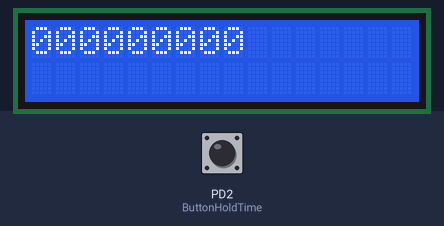
Bench run of a program on a simulated ATmega328P, built with avr-gcc and emulated at 16 MHz. On the bench: 16×2 character LCD. Wiring (inferred from the names in the program): character LCD (HD44780): RS PB4; E PB3; data PD6, PD5, PD4, PD3. The inputs (shaded band) are chosen by the test bench; at power-on: PD2 (ButtonHoldTime) HIGH.

Above: at 1.2 s.
1.3 s: PD2 (ButtonHoldTime) pulled LOW for 0.15 s
At 2.6 s:
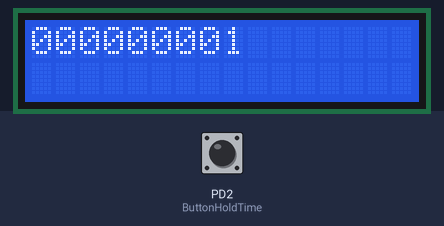
2.9 s: PD2 (ButtonHoldTime) pulled LOW for 1 s
At 5.1 s:
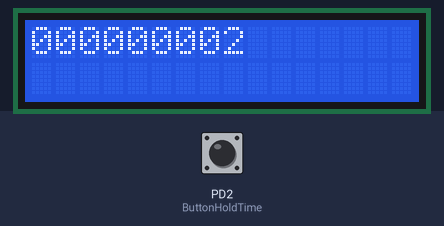
5.4 s: PD2 (ButtonHoldTime) pulled LOW for 0.15 s
At 5.8 s:
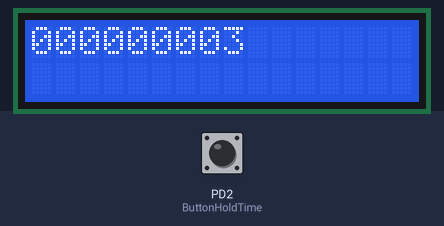
7.0 s: PD2 (ButtonHoldTime) pulled LOW for 1 s
At 8.3 s:
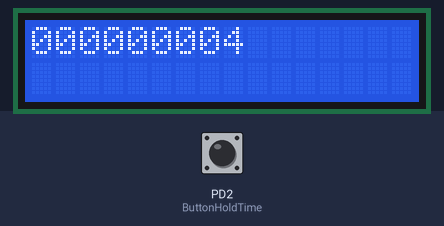
Timing chart, 0 to 10.0 s (numbered marks = the images above; inputs shaded):
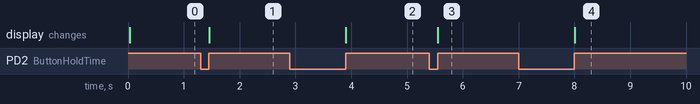

The program:

main.c
```c
/*
 * 9digit on led screen.c
 *
 * Created: 21-06-2026 19:42:29
 * Author : ADMIN
 */
#define F_CPU 16000000UL
#include <avr/io.h>
#include <util/delay.h>
#include <stdlib.h>
#include <stdio.h>
#include "lcd.h"

uint32_t count = 0;
uint16_t  ButtonHoldTime()
{
	uint16_t t = 0 ;
	while(!(PIND & (1 << PD2)))
	{
		_delay_ms(10);
		t += 10;
	}
	return t;
}
void LCD_DisplayNumber(uint32_t num)
{
	char str[12];
	sprintf(str,"%09lu", num);

	lcd_clear();
lcd_print(str);
}


int main(void)
{
   DDRD &=~(1 << PD2);
   PORTD |= (1 << PD2);

   lcd_init ();
   LCD_DisplayNumber(count);

       while (1)
    {
		 if(!(PIND & (1<<PD2)))
		 {
			 uint16_t hold = ButtonHoldTime();

			 if(hold >= 2000)
			 count = 0;
			 else
			 count++;

			 LCD_DisplayNumber(count);
		 }
    }
}
```

lcd.c
```c
/*
 * lcd.c
 *
 * Created: 23-06-2026 17:04:24
 *  Author: ADMIN
 */
#include "lcd.h"
#define F_CPU 16000000UL

//enable pulse
static void lcd_enable_pulse(void)
{
	LCD_EN_PORT |=  (1 << LCD_EN_PIN);                 // enable pin =1
	_delay_us(1);                                      // these delay values come from data sheet
	LCD_EN_PORT &= ~(1 << LCD_EN_PIN);                 // enable pin =0
	_delay_us(50); 									   // allow LCD to latch
}

// this function sends a nibble to the data pins (b3..b0 -> D7..D4)
static void lcd_send_nibble(uint8_t nib)
{
	// Clear PD2..PD5 by our pin mapping
	LCD_D_PORT &= ~((1<<LCD_D7_PIN)|(1<<LCD_D6_PIN)|(1<<LCD_D5_PIN)|(1<<LCD_D4_PIN));  // Making all data pins 0 initially

	// now set the pins according to the data/command - value higher nibble - 0001 lower nibble -  0011
	if (nib & 0x8) LCD_D_PORT |= (1<<LCD_D7_PIN); // nib & 1000 ->
	if (nib & 0x4) LCD_D_PORT |= (1<<LCD_D6_PIN); // nib & 0100
	if (nib & 0x2) LCD_D_PORT |= (1<<LCD_D5_PIN); // nib & 0010
	if (nib & 0x1) LCD_D_PORT |= (1<<LCD_D4_PIN); // nib & 0001
	// once the pins are configured we'll call the enable fucntion
	lcd_enable_pulse();
}

// this function allows us to send a byte
static void lcd_send_byte(uint8_t value, uint8_t rs)  	  // here we receive data and rs value
{
	// checking if it is data or command based on the RS value and making it high and low accrodingly
	if (rs == 1)
	{
		LCD_RS_PORT |=  (1<<LCD_RS_PIN);  		 // It's a Data. SO RS pin =1
	}
	else
	{
		LCD_RS_PORT &= ~(1<<LCD_RS_PIN); 			 // it's a Command. So RS pin = 0
	}
	lcd_send_nibble(value >> 4);                   // sending upper nibble value
	lcd_send_nibble(value & 0x0F);                //  sending lower nibble value

}

// this function sends commands (instructions)
void lcd_cmd(uint8_t c)
{
	lcd_send_byte(c, 0); //rs = 0
	// Clear (0x01) and Return Home (0x02) need longer delays in write-only mode
	if (c == 0x01 || c == 0x02)
	_delay_ms(2);
}

// This function allows us to send data
void lcd_data(uint8_t d)
{
	lcd_send_byte(d, 1);
}

// this function allows us to set the cursor

void lcd_set_cursor(uint8_t row, uint8_t col)				// receives row and column value 2X16 LCD
{
	uint8_t addr = (row ? 0x40 : 0x00) + (col & 0x0F);		// this is a ternary operator.
	lcd_cmd(0x80 | addr);                                   // send (80 + addr) as a command.
}


//This function allows us to print a string
void lcd_print(const char *s)
{
	while (*s)             //every string ends with '\0'. This command checks whether *s=\0
	{
		lcd_data((uint8_t)*s++);
	}

}

// this function allows us to clear the lcd
void lcd_clear(void)
{
	lcd_cmd(0x01);
}

// this function allows us to return the cursor to home
void lcd_home(void)
{
	lcd_cmd(0x02);
}

// this function initializes the lcd. (initialization sequence from data sheet)

void lcd_init(void)
{
	// Make control and data pins outputs
	LCD_RS_DDR |= (1<<LCD_RS_PIN);           // Setting data direction registers for RS and EN pin
	LCD_EN_DDR |= (1<<LCD_EN_PIN);
	LCD_D_DDR  |= (1<<LCD_D7_PIN)|(1<<LCD_D6_PIN)|(1<<LCD_D5_PIN)|(1<<LCD_D4_PIN); // setting DDR for data pins

	_delay_ms(20);									// power-up wait
	LCD_RS_PORT &= ~(1<<LCD_RS_PIN); 				// RS=0

	//  8-bit wake-up sequence (sent as high nibbles). why nibbles?
	LCD_EN_PORT &= ~(1 << LCD_EN_PIN);   			// make EN =0 .
	lcd_send_nibble(0x03);
	_delay_ms(5);
	lcd_send_nibble(0x03);
	_delay_us(150);
	lcd_send_nibble(0x03);
	_delay_us(150);

	//Switch to 4-bit
	lcd_send_nibble(0x02);
	_delay_us(150);

	// note that from here onwards its cmd !

	//Function set: 4-bit, 2 lines, 5x8 font
	lcd_cmd(0x28);

	//Display off

	lcd_cmd(0x08);

	//Clear
	lcd_cmd(0x01);

	//Entry mode: increment, no shift
	lcd_cmd(0x06);


	// Display on, cursor off, blink off
	lcd_cmd(0x0C);
}

// function to print integers. (We use recursion)
void lcd_print_uint16(uint16_t v)                        //        lcd_print_uint1(1432);
{
	if (v >= 10)
	{
		lcd_print_uint16(v / 10);  		                 // print higher digits first
	}
	lcd_data('0' + (v % 10));       					// then print the last digit
}

void lcd_print_float(float value)
{
	// Handle negative numbers
	if (value < 0)
	{
		lcd_data('-');
		value = -value;
	}

	// Integer part
	uint16_t int_part = (uint16_t)value;
	lcd_print_uint16(int_part);

	lcd_data('.');

	// Fractional part (2 digits)
	float frac = value - int_part;
	frac = frac * 100.0f;       // scale to 2 decimal places
	uint16_t frac_part = (uint16_t)(frac + 0.5f);  // rounding

	// Handle leading zero after decimal (e.g., 3.05)
	if (frac_part < 10)
	lcd_data('0');

	lcd_print_uint16(frac_part);
}
```

lcd.h
```c
/*
 * lcd.h
 *
 * Created: 23-06-2026 16:41:57
 *  Author: ADMIN
 */
#ifndef LCD_H_
#define LCD_H_

#define F_CPU 16000000UL


#include <avr/io.h>
#include <util/delay.h>
#include <stdint.h>

//ATmega328P RS = B4, R/W = Ground, EN = B3,  D4, D5, D6, D6, D7 - this is our connection
//Arduino UNO board rs = 12, en = 11, d4 = 5, d5 = 4, d6 = 3, d7 = 2;  This is our connection


// define some macros for the pins used

// for RS pin
#define LCD_RS_PORT   PORTB
#define LCD_RS_DDR    DDRB
#define LCD_RS_PIN    PB4

// for enable pin EN
#define LCD_EN_PORT   PORTB
#define LCD_EN_DDR    DDRB
#define LCD_EN_PIN    PB3

// for data/commands
#define LCD_D_PORT    PORTD
#define LCD_D_DDR     DDRD
#define LCD_D7_PIN    PD3
#define LCD_D6_PIN    PD4
#define LCD_D5_PIN    PD5
#define LCD_D4_PIN    PD6


// now lets declare  our  functions


void lcd_init(void);  					// for initialization sequence
void lcd_cmd(uint8_t c);				// for commands(instructions
void lcd_data(uint8_t d);				// for data
void lcd_set_cursor(uint8_t row, uint8_t col);		  // for setting cursor(row: 0 or 1, col: 0..15)
void lcd_print(const char *s);				// to print string
void lcd_clear(void);					// to clear_lcd
void lcd_home(void);					// to return cursor to origin (row=0. Column =0)

void lcd_print_uint16(uint16_t v);		// to print an integer value
void lcd_print_float(float value);


#endif /* LCD_H_ */
```

Measured:
- after the input at 1.3 s, the display: changes after 0.15 s (image 1)
- after the input at 2.9 s, the display: changes after 1.0 s (image 2)
- after the input at 5.4 s, the display: changes after 0.15 s (image 3)
- after the input at 7.0 s, the display: changes after 1.0 s (image 4)
